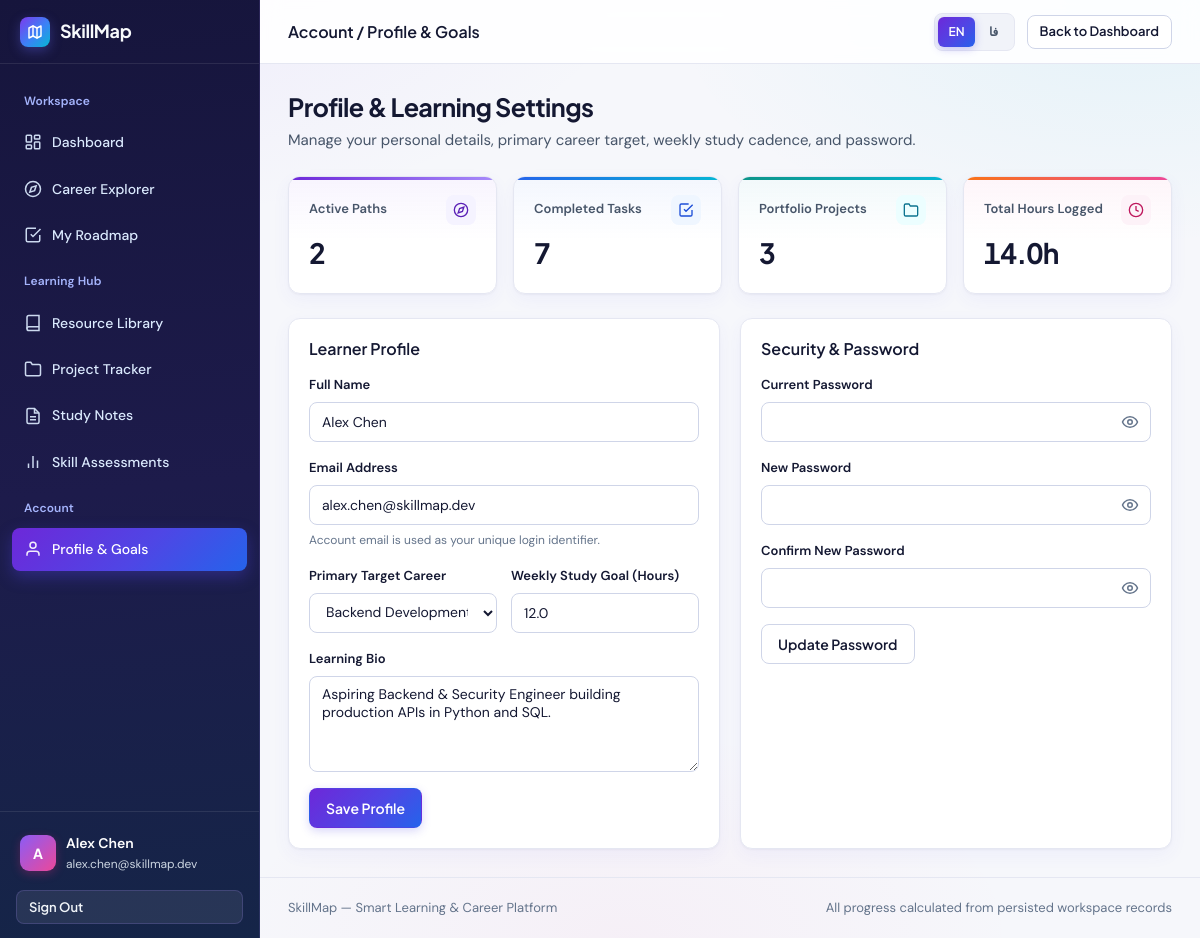
Screenshot of /profile (signed in) with the database file from the repository.
### tables this page shows
CREATE TABLE users (
    id INTEGER PRIMARY KEY AUTOINCREMENT,
    full_name TEXT NOT NULL,
    email TEXT NOT NULL UNIQUE,
    password_hash TEXT NOT NULL,
    bio TEXT NOT NULL DEFAULT '',
    target_career_id INTEGER REFERENCES career_paths(id) ON DELETE SET NULL,
    weekly_goal_hours REAL NOT NULL DEFAULT 10.0 CHECK (weekly_goal_hours >= 1 AND weekly_goal_hours <= 100),
    created_at DATETIME NOT NULL DEFAULT CURRENT_TIMESTAMP,
    updated_at DATETIME NOT NULL DEFAULT CURRENT_TIMESTAMP
);

CREATE TABLE career_paths (
    id INTEGER PRIMARY KEY AUTOINCREMENT,
    slug TEXT NOT NULL UNIQUE,
    title TEXT NOT NULL UNIQUE,
    tagline TEXT NOT NULL,
    description TEXT NOT NULL,
    estimated_hours INTEGER NOT NULL CHECK (estimated_hours > 0),
    estimated_months INTEGER NOT NULL CHECK (estimated_months > 0),
    difficulty_summary TEXT NOT NULL,
    icon_name TEXT NOT NULL DEFAULT 'compass',
    accent_color TEXT NOT NULL DEFAULT '#4338CA',
    created_at DATETIME NOT NULL DEFAULT CURRENT_TIMESTAMP
);

### auth.py (the view, shortened to what this page needs)
@auth_bp.route("/profile", methods=["GET", "POST"])
@login_required
def profile():
    careers = query_all("SELECT id, slug, title FROM career_paths ORDER BY title ASC")
    stats = query_one(
        """
        SELECT
            (SELECT COUNT(*) FROM user_progress WHERE user_id = ? AND skill_id IS NULL AND is_active_path = 1) AS active_paths,
            (SELECT COUNT(*) FROM roadmap_tasks WHERE user_id = ? AND is_completed = 1) AS completed_tasks,
            (SELECT COUNT(*) FROM projects WHERE user_id = ?) AS total_projects,
            (SELECT COALESCE(SUM(hours_spent), 0) FROM activity_logs WHERE user_id = ?) AS total_hours
        """,
        (g.user["id"], g.user["id"], g.user["id"], g.user["id"]),
    )
    return render_template("auth/profile.html", careers=careers, stats=stats)

### templates/auth/profile.html (shortened to what this page needs)
{% extends "base.html" %}
{% from "_macros.html" import password_toggle %}
{% block page_breadcrumb %}{{ t('bc.profile') }}{% endblock %}
{% block topbar_action %}
  <a href="{{ url_for('main.dashboard') }}" class="btn btn-sm btn-secondary">{{ t('profile.back_dashboard') }}</a>
{% endblock %}
{% block content %}
<div class="page-header">
  <div>
    <h1 class="page-title">{{ t('profile.heading') }}</h1>
    <p class="page-subtitle">{{ t('profile.sub') }}</p>
  </div>
</div>
<div class="grid-4" style="margin-bottom: 24px;">
  <div class="kpi-card kpi-purple">
    <div class="kpi-head">
      <span class="kpi-label">{{ t('profile.stat_active_paths') }}</span>
      <span class="kpi-icon" aria-hidden="true">
        <svg width="16" height="16" viewBox="0 0 24 24" fill="none" stroke="currentColor" stroke-width="2"><circle cx="12" cy="12" r="10"/><polygon points="16.24 7.76 14.12 14.12 7.76 16.24 9.88 9.88 16.24 7.76"/></svg>
      </span>
    </div>
    <span class="kpi-value">{{ stats.active_paths }}</span>
  </div>
  <div class="kpi-card kpi-blue">
    <div class="kpi-head">
      <span class="kpi-label">{{ t('profile.stat_completed_tasks') }}</span>
      <span class="kpi-icon" aria-hidden="true">
        <svg width="16" height="16" viewBox="0 0 24 24" fill="none" stroke="currentColor" stroke-width="2"><path d="M9 11l3 3L22 4"/><path d="M21 12v7a2 2 0 0 1-2 2H5a2 2 0 0 1-2-2V5a2 2 0 0 1 2-2h11"/></svg>
      </span>
    </div>
    <span class="kpi-value">{{ stats.completed_tasks }}</span>
  </div>
  <div class="kpi-card kpi-turquoise">
    <div class="kpi-head">
      <span class="kpi-label">{{ t('profile.stat_portfolio_projects') }}</span>
      <span class="kpi-icon" aria-hidden="true">
        <svg width="16" height="16" viewBox="0 0 24 24" fill="none" stroke="currentColor" stroke-width="2"><path d="M22 19a2 2 0 0 1-2 2H4a2 2 0 0 1-2-2V5a2 2 0 0 1 2-2h5l2 3h9a2 2 0 0 1 2 2z"/></svg>
      </span>
    </div>
    <span class="kpi-value">{{ stats.total_projects }}</span>
  </div>
  <div class="kpi-card kpi-coral">
    <div class="kpi-head">
      <span class="kpi-label">{{ t('profile.stat_total_hours') }}</span>
      <span class="kpi-icon" aria-hidden="true">
        <svg width="16" height="16" viewBox="0 0 24 24" fill="none" stroke="currentColor" stroke-width="2"><circle cx="12" cy="12" r="10"/><polyline points="12 6 12 12 16 14"/></svg>
      </span>
    </div>
    <span class="kpi-value">{{ "%.1f"|format(stats.total_hours) }}{{ t('common.hours_unit') }}</span>
  </div>
</div>
<div class="grid-2">
  <section class="surface-card">
    <div class="card-header">
      <h2 class="card-title">{{ t('profile.learner_card') }}</h2>
    </div>
    <form action="{{ url_for('auth.profile') }}" method="POST" class="stack-md">
      <div class="form-group">
        <label for="prof-name" class="form-label">{{ t('auth.full_name_label') }}</label>
        <input id="prof-name" name="full_name" type="text" class="form-control" required value="{{ current_user.full_name }}" />
      </div>
      <div class="form-group">
        <label for="prof-email" class="form-label">{{ t('auth.email_label') }}</label>
        <input id="prof-email" type="email" class="form-control" value="{{ current_user.email }}" disabled />
        <span class="form-hint">{{ t('profile.email_hint') }}</span>
      </div>
      <div class="form-grid">
        <div class="form-group">
          <label for="prof-career" class="form-label">{{ t('profile.primary_career') }}</label>
          <select id="prof-career" name="target_career_id" class="form-control">
            {% for career in careers %}
              <option value="{{ career.id }}" {% if current_user.target_career_id == career.id %}selected{% endif %}>
                {{ t_career_field(career.slug, 'title', career.title) }}
              </option>
            {% endfor %}
          </select>
        </div>
        <div class="form-group">
          <label for="prof-goal" class="form-label">{{ t('profile.weekly_goal_hours') }}</label>
          <input
            id="prof-goal"
            name="weekly_goal_hours"
            type="number"
            min="1"
            max="100"
            step="0.5"
            class="form-control"
            value="{{ current_user.weekly_goal_hours }}"
          />
        </div>
      </div>
      <div class="form-group">
        <label for="prof-bio" class="form-label">{{ t('profile.bio_label') }}</label>
        <textarea id="prof-bio" name="bio" class="form-control" maxlength="500" placeholder="{{ t('profile.bio_placeholder') }}">{{ current_user.bio }}</textarea>
      </div>
      <div>
        <button type="submit" class="btn btn-primary">{{ t('profile.save_btn') }}</button>
      </div>
    </form>
  </section>
  <section class="surface-card">
    <div class="card-header">
      <h2 class="card-title">{{ t('profile.security_card') }}</h2>
    </div>
    <form action="{{ url_for('auth.profile') }}" method="POST" class="stack-md">
      <div class="form-group">
        <label for="pw-current" class="form-label">{{ t('profile.current_password') }}</label>
        <div class="password-field">
          <input id="pw-current" name="current_password" type="password" class="form-control password-input" required autocomplete="current-password" />
          {{ password_toggle('pw-current', t('auth.show_password')) }}
        </div>
      </div>
      <div class="form-group">
        <label for="pw-new" class="form-label">{{ t('profile.new_password') }}</label>
        <div class="password-field">
          <input id="pw-new" name="new_password" type="password" class="form-control password-input" required minlength="8" autocomplete="new-password" />
          {{ password_toggle('pw-new', t('auth.show_password')) }}
        </div>
      </div>
      <div class="form-group">
        <label for="pw-confirm" class="form-label">{{ t('profile.confirm_new_password') }}</label>
        <div class="password-field">
          <input id="pw-confirm" name="confirm_password" type="password" class="form-control password-input" required minlength="8" autocomplete="new-password" />
          {{ password_toggle('pw-confirm', t('auth.show_password')) }}
        </div>
      </div>
      <div>
        <button type="submit" class="btn btn-secondary">{{ t('profile.update_pw_btn') }}</button>
      </div>
    </form>
  </section>
</div>
{% endblock %}

### templates/base.html (shortened to what this page needs)
<!doctype html>
<html lang="{{ current_lang }}" dir="{{ text_dir }}">
  <head>
    <link rel="stylesheet" href="{{ url_for('static', filename='css/styles.css') }}" />
  </head>
  <body>
    {% macro language_switcher() %}
      <div class="lang-switcher" role="group" aria-label="{{ t('lang.label') }}">
        <form action="{{ url_for('main.switch_language', lang_code='en') }}" method="POST" style="display: inline-flex;">
          <button
            type="submit"
            class="lang-switcher-btn {% if current_lang == 'en' %}active{% endif %}"
            data-lang-switch="en"
            aria-pressed="{{ 'true' if current_lang == 'en' else 'false' }}"
            aria-label="{{ t('lang.switch_to_en') }}"
            title="{{ t('lang.switch_to_en') }}"
          >{{ t('lang.en') }}</button>
        </form>
        <form action="{{ url_for('main.switch_language', lang_code='fa') }}" method="POST" style="display: inline-flex;">
          <button
            type="submit"
            class="lang-switcher-btn {% if current_lang == 'fa' %}active{% endif %}"
            data-lang-switch="fa"
            aria-pressed="{{ 'true' if current_lang == 'fa' else 'false' }}"
            aria-label="{{ t('lang.switch_to_fa') }}"
            title="{{ t('lang.switch_to_fa') }}"
          >{{ t('lang.fa') }}</button>
        </form>
      </div>
    {% endmacro %}
    {% if current_user %}
      <div class="app-shell">
        <aside class="sidebar" id="app-sidebar" aria-label="{{ t('nav.sidebar_aria') }}">
          <div class="sidebar-brand">
            <a href="{{ url_for('main.dashboard') }}" class="brand-mark">
              <span class="brand-icon" aria-hidden="true">
                <svg width="16" height="16" viewBox="0 0 24 24" fill="none" stroke="currentColor" stroke-width="2.2" stroke-linecap="round" stroke-linejoin="round">
                  <polygon points="3 6 9 3 15 6 21 3 21 18 15 21 9 18 3 21" />
                  <line x1="9" y1="3" x2="9" y2="18" />
                  <line x1="15" y1="6" x2="15" y2="21" />
                </svg>
              </span>
              <span>{{ t('app.name') }}</span>
            </a>
          </div>
          <nav class="sidebar-nav">
            <div class="nav-section-label">{{ t('nav.workspace') }}</div>
            <a href="{{ url_for('main.dashboard') }}" class="nav-link {% if request.endpoint == 'main.dashboard' %}active{% endif %}">
              <svg viewBox="0 0 24 24" fill="none" stroke="currentColor" stroke-width="2"><rect x="3" y="3" width="7" height="9" rx="1"/><rect x="14" y="3" width="7" height="5" rx="1"/><rect x="14" y="12" width="7" height="9" rx="1"/><rect x="3" y="16" width="7" height="5" rx="1"/></svg>
              <span>{{ t('nav.dashboard') }}</span>
            </a>
            <a href="{{ url_for('careers.index') }}" class="nav-link {% if request.blueprint == 'careers' %}active{% endif %}">
              <svg viewBox="0 0 24 24" fill="none" stroke="currentColor" stroke-width="2"><circle cx="12" cy="12" r="10"/><polygon points="16.24 7.76 14.12 14.12 7.76 16.24 9.88 9.88 16.24 7.76"/></svg>
              <span>{{ t('nav.career_explorer') }}</span>
            </a>
            <a href="{{ url_for('roadmap.index') }}" class="nav-link {% if request.blueprint == 'roadmap' %}active{% endif %}">
              <svg viewBox="0 0 24 24" fill="none" stroke="currentColor" stroke-width="2"><path d="M9 11l3 3L22 4"/><path d="M21 12v7a2 2 0 0 1-2 2H5a2 2 0 0 1-2-2V5a2 2 0 0 1 2-2h11"/></svg>
              <span>{{ t('nav.my_roadmap') }}</span>
            </a>
            <div class="nav-section-label">{{ t('nav.learning_hub') }}</div>
            <a href="{{ url_for('resources.index') }}" class="nav-link {% if request.blueprint == 'resources' %}active{% endif %}">
              <svg viewBox="0 0 24 24" fill="none" stroke="currentColor" stroke-width="2"><path d="M4 19.5A2.5 2.5 0 0 1 6.5 17H20"/><path d="M6.5 2H20v20H6.5A2.5 2.5 0 0 1 4 19.5v-15A2.5 2.5 0 0 1 6.5 2z"/></svg>
              <span>{{ t('nav.resource_library') }}</span>
            </a>
            <a href="{{ url_for('projects.index') }}" class="nav-link {% if request.blueprint == 'projects' %}active{% endif %}">
              <svg viewBox="0 0 24 24" fill="none" stroke="currentColor" stroke-width="2"><path d="M22 19a2 2 0 0 1-2 2H4a2 2 0 0 1-2-2V5a2 2 0 0 1 2-2h5l2 3h9a2 2 0 0 1 2 2z"/></svg>
              <span>{{ t('nav.project_tracker') }}</span>
            </a>
            <a href="{{ url_for('hub.notes_index') }}" class="nav-link {% if request.endpoint == 'hub.notes_index' %}active{% endif %}">
              <svg viewBox="0 0 24 24" fill="none" stroke="currentColor" stroke-width="2"><path d="M14 2H6a2 2 0 0 0-2 2v16a2 2 0 0 0 2 2h12a2 2 0 0 0 2-2V8z"/><polyline points="14 2 14 8 20 8"/><line x1="16" y1="13" x2="8" y2="13"/><line x1="16" y1="17" x2="8" y2="17"/></svg>
              <span>{{ t('nav.study_notes') }}</span>
            </a>
            <a href="{{ url_for('hub.assessments_index') }}" class="nav-link {% if request.endpoint in ('hub.assessments_index', 'hub.take_quiz') %}active{% endif %}">
              <svg viewBox="0 0 24 24" fill="none" stroke="currentColor" stroke-width="2"><line x1="18" y1="20" x2="18" y2="10"/><line x1="12" y1="20" x2="12" y2="4"/><line x1="6" y1="20" x2="6" y2="14"/></svg>
              <span>{{ t('nav.skill_assessments') }}</span>
            </a>
            <div class="nav-section-label">{{ t('nav.account') }}</div>
            <a href="{{ url_for('auth.profile') }}" class="nav-link {% if request.endpoint == 'auth.profile' %}active{% endif %}">
              <svg viewBox="0 0 24 24" fill="none" stroke="currentColor" stroke-width="2"><path d="M20 21v-2a4 4 0 0 0-4-4H8a4 4 0 0 0-4 4v2"/><circle cx="12" cy="7" r="4"/></svg>
              <span>{{ t('nav.profile_goals') }}</span>
            </a>
          </nav>
          <div class="sidebar-footer">
            <a href="{{ url_for('auth.profile') }}" class="user-mini-card">
              <div class="user-avatar" aria-hidden="true">{{ current_user.full_name[:1]|upper }}</div>
              <div class="user-mini-meta">
                <div class="user-mini-name">{{ current_user.full_name }}</div>
                <div class="user-mini-email">{{ current_user.email }}</div>
              </div>
            </a>
            <form action="{{ url_for('auth.logout') }}" method="POST">
              <button type="submit" class="btn btn-sm btn-sidebar-logout">{{ t('nav.sign_out') }}</button>
            </form>
          </div>
        </aside>
        <div class="main-wrapper">
          <header class="topbar">
            <div class="topbar-left">
              <div class="topbar-breadcrumb">{% block page_breadcrumb %}{{ t('nav.workspace_default') }}{% endblock %}</div>
            </div>
            <div class="topbar-right">
              {{ language_switcher() }}
              {% block topbar_action %}{% endblock %}
            </div>
          </header>
          <main class="main-content">
            {% block content %}{% endblock %}
          </main>
          <footer class="site-footer">
            <span>{{ t('footer.left') }}</span>
            <span>{{ t('footer.right') }}</span>
          </footer>
        </div>
      </div>
    {% endif %}
  </body>
</html>

### rows the page displays
users: full_name "A", full_name "Alex Chen", email "alex.chen@skillmap.dev", target_career_id "Backend Development", weekly_goal_hours "12.0", bio "Aspiring Backend & Security Engineer building production APIs in Python and SQL."

### other values shown
{{ t('app.name') }} "SkillMap"
{{ t('nav.workspace') }} "Workspace"
{{ t('nav.dashboard') }} "Dashboard"
{{ t('nav.career_explorer') }} "Career Explorer"
{{ t('nav.my_roadmap') }} "My Roadmap"
{{ t('nav.learning_hub') }} "Learning Hub"
{{ t('nav.resource_library') }} "Resource Library"
{{ t('nav.project_tracker') }} "Project Tracker"
{{ t('nav.study_notes') }} "Study Notes"
{{ t('nav.skill_assessments') }} "Skill Assessments"
{{ t('nav.account') }} "Account"
{{ t('nav.profile_goals') }} "Profile & Goals"
{{ t('nav.sign_out') }} "Sign Out"
{{ t('bc.profile') }} "Account / Profile & Goals"
{{ t('lang.en') }} "EN"
